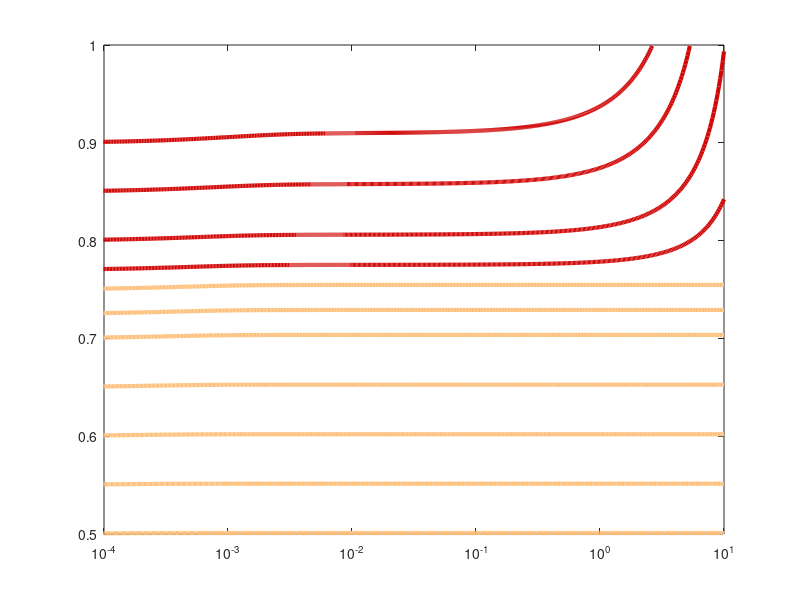
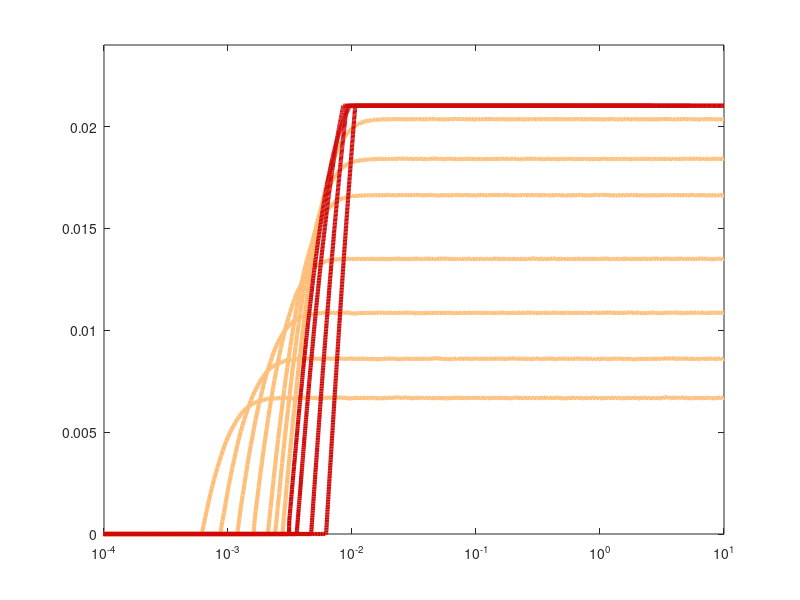

Write the MATLAB code that produced these figures, in order.
%Make figure 6 using the data file figure6data, which is generated using
%the code make_data_figure6

load('Data/figure6data.mat')
figure(1); clf; hold on
figure(2); clf; hold on
for i = 1:11
    t = cell2mat(data(i,2));
    xu = cell2mat(data(i,3));
    lambda = cell2mat(data(i,4));
    ispinned =cell2mat(data(i,5));
    figure(1);
    if ispinned(end,1) == 1
        plot(t, xu, 'color', [209, 8,8]/255, 'linewidth', 3)
    else
        plot(t, xu, 'color', [253, 191,121]/255, 'linewidth', 3)
    end
    
    
    figure(2);
    if ispinned(end,1) == 1
        plot(t, lambda,'color', [209, 8,8]/255, 'linewidth', 3)
    else
        plot(t, lambda,'color', [253, 191,121]/255, 'linewidth', 3)
    end
end

figure(1);
box on
set(gca, 'XScale', 'log')
xlim([1e-4, 10])

figure(2);
box on
set(gca, 'XScale', 'log')
xlim([1e-4, 10])
ylim([0,hysparmax*1.2])%this cuts of the small error resulting from one sided approx and finite N